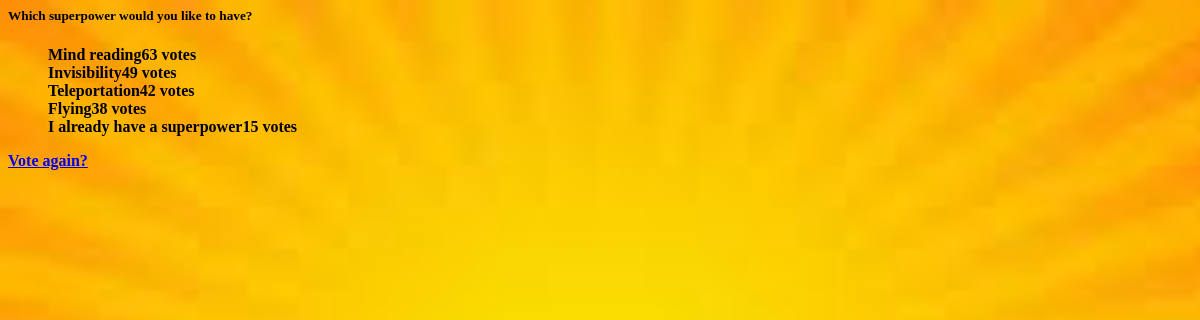
Page /polls/1/results/ on the committed database.
### polls/models.py (models this page shows, shortened)
class Question(models.Model):
    question_text = models.CharField(max_length=200)
    pub_date = models.DateTimeField('date published')
    def was_published_recently(self):
        now = timezone.now()
        return now - datetime.timedelta(days=1) <= self.pub_date <= now
    was_published_recently.admin_order_field = 'pub_date'
    was_published_recently.boolean = True
    was_published_recently.short_description = 'Published recently?'

class Choice(models.Model):
    question = models.ForeignKey(Question, on_delete=models.CASCADE)
    choice_text = models.CharField(max_length=200)
    votes = models.IntegerField(default=0)

### polls/views.py (the view)
# urls.py: path('<int:pk>/results/', views.ResultsView.as_view(), name='results'),
class ResultsView(generic.DetailView):
    model = Question
    template_name = "polls/results.html"

### polls/templates/polls/results.html (shortened to what this page needs)
<link href="//netdna.bootstrapcdn.com/twitter-bootstrap/2.3.2/css/bootstrap-combined.min.css" rel="stylesheet" id="bootstrap-css">
{% load static %}
<link rel="stylesheet" type="text/css" href="{% static 'polls/style.css' %}">
<div class="span6">
<h5>{{ question.question_text }}</h5>
<ul>
{% for choice in question.choice_set.all %}
   <strong>{{ choice.choice_text }}<strong><span class="pull-right">{{ choice.votes }} vote{{ choice.votes|pluralize }} </span>
{% endfor %}
</ul>
<p>
<a class="btn btn-large btn-success" href="{% url 'polls:detail' question.id %}">Vote again?</a>
</p>
</div>

### rows in the picture
Question: question_text "Which superpower would you like to have?"
Choice: choice_text "Mind reading", votes "63"
Choice: choice_text "Invisibility", votes "49"
Choice: choice_text "Teleportation", votes "42"
Choice: choice_text "Flying", votes "38"
Choice: choice_text "I already have a superpower", votes "15"
